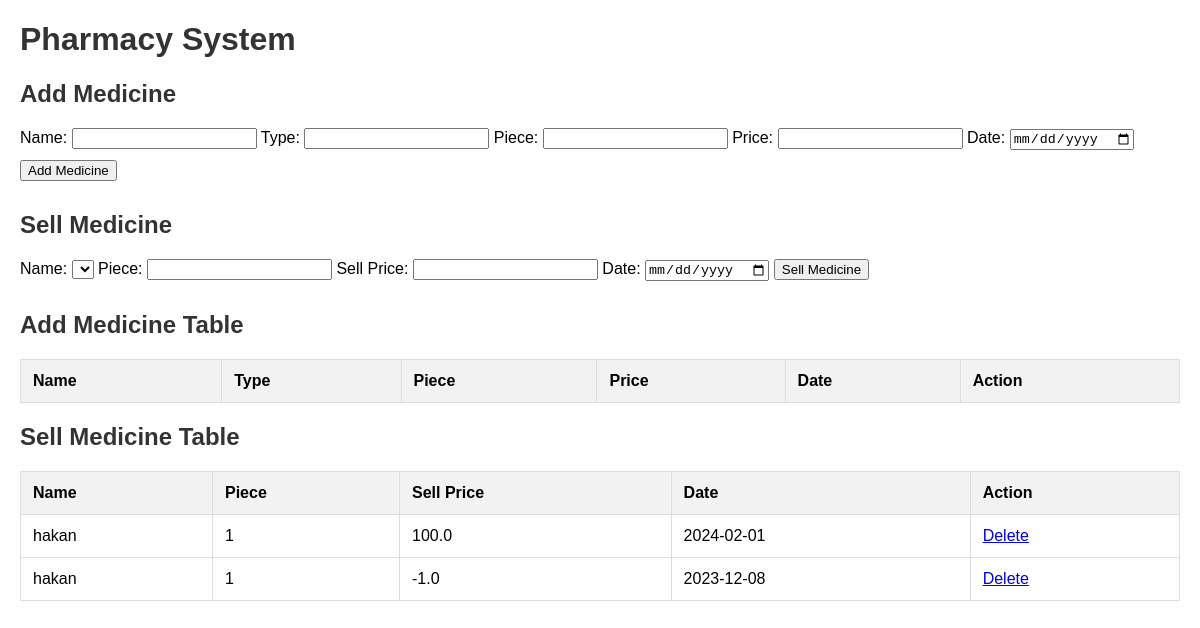
The page / on the database its author committed.
### app.py (models this page shows)
class SellMedicine(db.Model):
    id = db.Column(db.Integer, primary_key=True)
    name = db.Column(db.String(100), nullable=False)
    piece = db.Column(db.Integer, nullable=False)
    sell_price = db.Column(db.Float, nullable=False)  # Added column for selling price
    date = db.Column(db.DateTime, default=datetime.utcnow)

### app.py (the view)
@app.route('/')
def index():
    add_medicines = AddMedicine.query.all()
    sell_medicines = SellMedicine.query.all()
    return render_template('index.html', add_medicines=add_medicines, sell_medicines=sell_medicines)

### templates/index.html (shortened to what this page needs)
<!DOCTYPE html>
<html lang="en">
<head>
    <link rel="stylesheet" href="{{ url_for('static', filename='style.css') }}">
</head>
<body>
    <h1>Pharmacy System</h1>
    <div>
        <h2>Add Medicine</h2>
        <form action="{{ url_for('add_medicine_form') }}" method="post">
            <label for="name">Name:</label>
            <input type="text" name="name" required>
            <label for="type">Type:</label>
            <input type="text" name="type" required>
            <label for="piece">Piece:</label>
            <input type="number" name="piece" required>
            <label for="price">Price:</label>
            <input type="number" name="price" step="0.01" required>
            <label for="date">Date:</label>
            <input type="date" name="date" required>
            <button type="submit">Add Medicine</button>
        </form>
    </div>
    <div>
        <h2>Sell Medicine</h2>
        <form action="{{ url_for('sell_medicine_form') }}" method="post">
            <label for="name">Name:</label>
            <select name="name" required>
            </select>
            <label for="piece">Piece:</label>
            <input type="number" name="piece" required>
            <label for="sell_price">Sell Price:</label>
            <input type="number" name="sell_price" step="0.01" required>
            <label for="date">Date:</label>
            <input type="date" name="date" required>
            <button type="submit">Sell Medicine</button>
        </form>
    </div>
    <h2>Add Medicine Table</h2>
    <table>
        <thead>
            <tr>
                <th>Name</th>
                <th>Type</th>
                <th>Piece</th>
                <th>Price</th>
                <th>Date</th>
                <th>Action</th>
            </tr>
        </thead>
    </table>
<h2>Sell Medicine Table</h2>
<table>
    <thead>
        <tr>
            <th>Name</th>
            <th>Piece</th>
            <th>Sell Price</th>
            <th>Date</th>
            <th>Action</th>
        </tr>
    </thead>
    <tbody>
        {% for medicine in sell_medicines %}
        <tr>
            <td>{{ medicine.name }}</td>
            <td>{{ medicine.piece }}</td>
            <td>{{ medicine.sell_price }}</td>
            <td>{{ medicine.date.strftime('%Y-%m-%d') }}</td>
            <td><a href="{{ url_for('delete_sell_medicine', table='sell', id=medicine.id) }}">Delete</a></td>
        </tr>
        {% endfor %}
    </tbody>
</table>
</body>
</html>

### static/style.css (style rules this page uses)
body { font-family: Arial, sans-serif; margin: 20px; }
h1, h2 { color: #333; }
form { margin-bottom: 20px; }
input, select, button { margin-bottom: 10px; }
table { width: 100%; border-collapse: collapse; margin-bottom: 20px; }
table, th, td { border: 1px solid #ddd; }
th, td { padding: 12px; text-align: left; }
th { cursor: pointer; background-color: #f2f2f2; }

### rows shown on the page
SellMedicine: name "hakan", piece "1", sell_price "100.0", date "2024-02-01"
SellMedicine: name "hakan", piece "1", sell_price "-1.0", date "2023-12-08"
